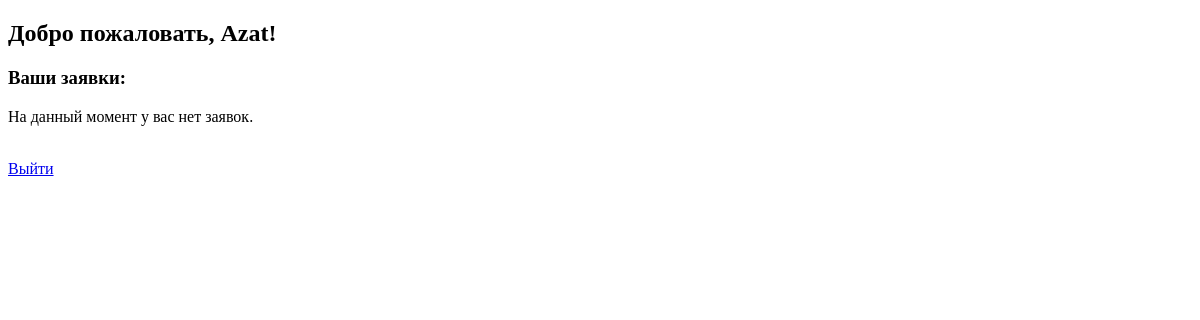
The page /disinsector/dashboard (signed in) on the database as committed earlier.
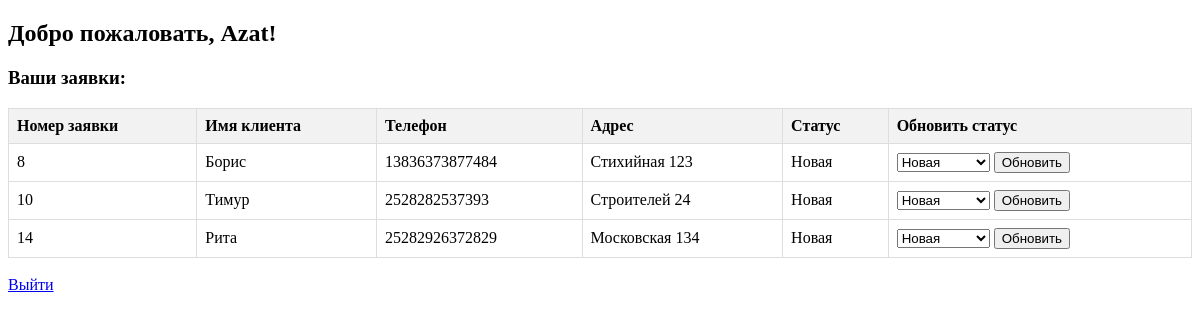
The same page on the database as committed later.
### app/model.py (models this page shows, shortened)
class Order(db.Model):
    __tablename__ = 'orders'
    id = Column(Integer, primary_key=True, index=True)
    disinsector_id = Column(Integer, ForeignKey('disinsectors.id'), nullable=True)
    client_id = Column(Integer, ForeignKey('clients.id'), nullable=False)
    order_status = Column(String(50), default='Новая')
    object_type = Column(String(50), nullable=False)
    insect_quantity = Column(String(50), nullable=False)
    disinsect_experience = Column(Boolean, nullable=False)
    estimated_price = Column(String(50), nullable=True)
    final_price = Column(String(50), nullable=True)
    poison_type = Column(String(100), nullable=True)
    insect_type = Column(String(100), nullable=True)
    client_area = Column(String(100), nullable=True)
    created_at = Column(DateTime, default=datetime.utcnow, onupdate=datetime.utcnow, nullable=False)
    disinsector = relationship("Disinsector", back_populates="orders")
    client = relationship("Client", back_populates="orders")

class Client(db.Model):
    __tablename__ = 'clients'
    id = Column(Integer, primary_key=True, index=True)
    name = Column(String(100), nullable=False)
    phone = Column(String(20), nullable=False)
    address = Column(String(200), nullable=False)
    orders = relationship("Order", back_populates="client")

### app/main.py (the view)
@main_bp.route('/disinsector/dashboard')
def disinsector_dashboard():
    if 'disinsector_id' in session:
        disinsector_id = session['disinsector_id']
        try:
            disinsector = Disinsector.query.get(disinsector_id)
            if not disinsector:
                flash("Дезинсектор не найден.", 'danger')
                return redirect(url_for('auth.disinsector_login'))
            orders = Order.query.filter_by(disinsector_id=disinsector_id).all()
        except Exception as e:
            logger.error(f"Ошибка при загрузке дезинсектор-дэшборда: {e}")
            flash("Произошла ошибка при загрузке заявок.", 'danger')
            return redirect(url_for('main.index'))
        return render_template('disinsector_dashboard.html', disinsector=disinsector, orders=orders)
    else:
        flash("Пожалуйста, войдите как дезинсектор.", 'warning')
        return redirect(url_for('auth.disinsector_login'))

### app/templates/disinsector_dashboard.html (shortened to what this page needs)
<!DOCTYPE html>
<html lang="ru">
<head>
</head>
<body>
    <h2>Добро пожаловать, {{ disinsector.name }}!</h2>
    <h3>Ваши заявки:</h3>
    {% if orders %}
    <table>
        <tr>
            <th>Номер заявки</th>
            <th>Имя клиента</th>
            <th>Телефон</th>
            <th>Адрес</th>
            <th>Статус</th>
            <th>Обновить статус</th>
        </tr>
        {% for order in orders %}
        <tr>
            <td>{{ order.id }}</td>
            <td>{{ order.client.name }}</td>
            <td>{{ order.client.phone }}</td>
            <td>{{ order.client.address }}</td>
            <td>{{ order.order_status }}</td>
            <td>
                <form method="POST" action="{{ url_for('main.update_order_status') }}">
                    <select name="new_status">
                        <option value="Новая" {% if order.order_status == 'Новая' %}selected{% endif %}>Новая</option>
                    </select>
                    <input type="submit" value="Обновить">
                </form>
            </td>
        </tr>
        {% endfor %}
    </table>
    {% else %}
        <p>На данный момент у вас нет заявок.</p>
    {% endif %}
    <br>
    <a href="{{ url_for('auth.logout') }}">Выйти</a>
</body>
</html>

Rows that differ between the two databases and show on the page:
added Order: id "8", client.name "Борис", client.phone "13836373877484", client.address "Стихийная 123", order_status "Новая", new_status "Новая"
added Order: id "10", client.name "Тимур", client.phone "2528282537393", client.address "Строителей 24", order_status "Новая", new_status "Новая"
added Order: id "14", client.name "Рита", client.phone "25282926372829", client.address "Московская 134", order_status "Новая", new_status "Новая"
Other text that changed with them:
text no longer shown: "На данный момент у вас нет заявок."
text now shown: "Номер заявки Имя клиента Телефон Адрес Статус Обновить статус"
